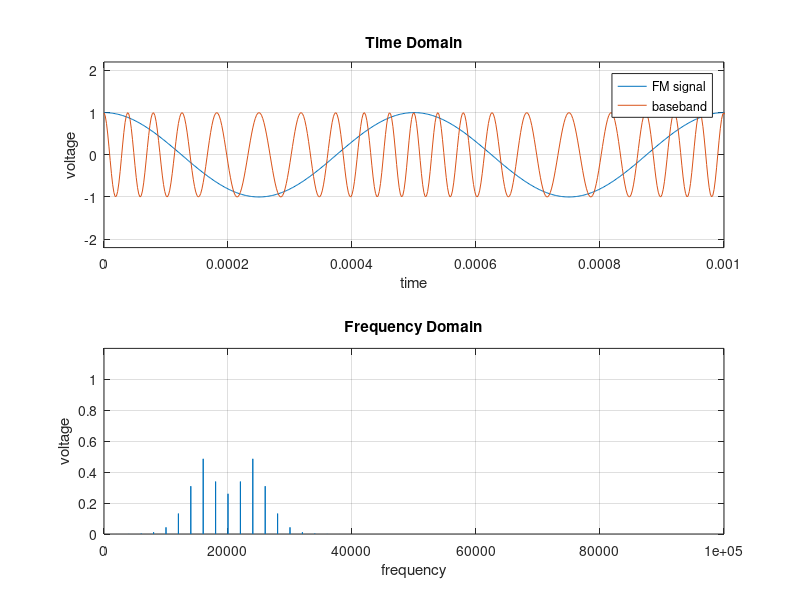

Write MATLAB code to recreate this figure.
% Frequency Modulation (FM)

fs = 500e3;                  % sample rate 10kHz
Ts = 1/fs;                  % time step
t = 0:Ts:10-Ts;             % time vector start / step / end

% generate waves
% wave 1 -> carrier / Traeger
fc = 20000;                % Hz
ub1 = cos(2 * pi * fc * t);

% wave 2 -> baseband / Audiosignal
fb = 2000;                 % Hz
ub = cos(2 * pi * fb * t);

% ----------Modulation----------
%delta_f = 4800; % Frequenzhub
eta = 3;    % Modulationsindex: eta < 1 -> Schmalband-FM (NBFM)
delta_f = eta * fb;
int_ub = 1/fs * cumsum(ub);
ufm = cos(2 * pi * fc * t + 2 * pi * delta_f * int_ub);

% Plot Time Domain (Zeitbereichsdarstellung
figure(1);
subplot(2, 1, 1);           % 2 rows, 1 column, 1st row
plot(t, ub, t, ufm), grid on;   % ub(t)
axis ([0.0 0.001 -2.2 2.2]);
title('Time Domain');
xlabel('time');
ylabel('voltage');
legend('FM signal', 'baseband');

% Calculate Frequency Spectrum 
%with Fast Fourier Transformation (FFT)
F = fft(ufm);                % fourier coefficient (= amplitude) at each frequency
n = length(ufm);             % number of samples
f = (0 : n-1)*(fs/n);       % vector of frequencies
volt = 2/n * abs(F);        % absolute value of amplitude

% Plot Frequency Domain (Frequenzbereichsdarstellung)
subplot(2, 1, 2);           %2nd row
plot(f, volt);              % volt(f)
grid on;
axis([0 10e4 0 1.2]);
title('Frequency Domain');
xlabel('frequency');
ylabel('voltage');
